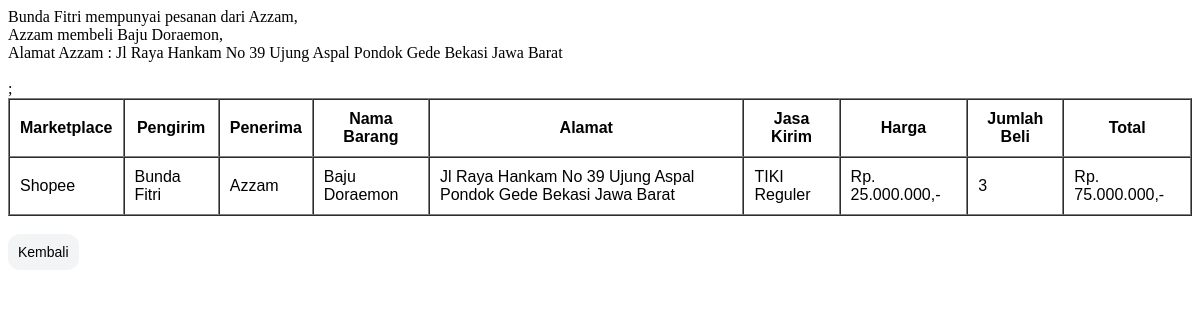
Screenshot of /pesananlihat.php?id=PSN000000006 with the database file from the repository.
### tables this page shows
CREATE TABLE IF NOT EXISTS `pesanan` (
  `id_pesanan` varchar(12) NOT NULL,
  `nm_pengirim` varchar(50) NOT NULL,
  `nm_penerima` varchar(50) NOT NULL,
  `nm_barang` varchar(100) NOT NULL,
  `marketplace` enum('Bukalapak','Tokopedia','Shopee','Lazada') DEFAULT NULL,
  `jasa_kirim` text NOT NULL,
  `harga` bigint(19) NOT NULL,
  `jumlah_beli` bigint(50) NOT NULL,
  `alamat` varchar(200) NOT NULL
);

### pesananlihat.php (the view, shortened to what this page needs)
<?php
$konek = mysqli_connect("localhost", "root", "", "crud");
$id  = $_GET['id'];
$sql = "SELECT * FROM pesanan WHERE id_pesanan='$id'";
$qry = mysqli_query($konek, $sql)or die ("Gagal query");
$data = mysqli_fetch_array($qry);
?>
<html>
<head>
    <link href="style/tambahfm.css" rel="stylesheet" type="text/css">
</head>
<body>
<?php
echo "$data[nm_pengirim] mempunyai pesanan dari $data[nm_penerima],
<br> $data[nm_penerima] membeli $data[nm_barang],
<br> Alamat $data[nm_penerima] : $data[alamat]"
?>
<br /><br />
<table border="1" cellspacing="0" cellpadding="10">
    <tr align="center">
        <td><b>Marketplace</b></td>
        <td><b>Pengirim</b></td>
        <td><b>Penerima</b></td>
        <td><b>Nama Barang</b></td>
        <td><b>Alamat</b></td>
        <td><b>Jasa Kirim</b></td>
        <td><b>Harga</b></td>
        <td><b>Jumlah Beli</b></td>
        <td><b>Total</b></td>
    </tr>
<?php
echo "<form method=\"GET\" action=\"#\">
    <tr bgcolor=#FFFFFF>
    <td>$data[marketplace]</td>
    <td>$data[nm_pengirim]</td>
    <td>$data[nm_penerima]</td>
    <td>$data[nm_barang]</td>
    <td>$data[alamat]</td>
    <td>$data[jasa_kirim]</td>
    <td><p>Rp. ".number_format($data[harga], 0, '', '.').",-<br></td>
    <td>$data[jumlah_beli]</td>
    <td><p>Rp. ".number_format($data[harga] * $data[jumlah_beli], 0, '', '.').",-<br></td>
    </tr>;
</table>
</form>"
?>
<br>
<input type="reset" name="Kembali" class="button" value="Kembali" onclick="self.history.back()">
</body>
</html>

### style/tambahfm.css (style rules this page uses)
input { outline: none; }
.button { outline: none; display: inline-block; font-family: arial; background-color: #F3F4F5; border: none; color: black; padding: 10px; text-align: center; text-decoration: none; display: inline-block; font-size: 14px; cursor: pointer; border-radius: 12px; }
td { font-family: arial; }

### rows the page displays
pesanan: nm_pengirim "Bunda Fitri", nm_penerima "Azzam", nm_barang "Baju Doraemon", alamat "Jl Raya Hankam No 39 Ujung Aspal Pondok Gede Bekasi Jawa Barat", marketplace "Shopee", jasa_kirim "TIKI Reguler", harga "25.000.000", jumlah_beli "3", $data[harga] * $data[jumlah_beli] "75.000.000"
